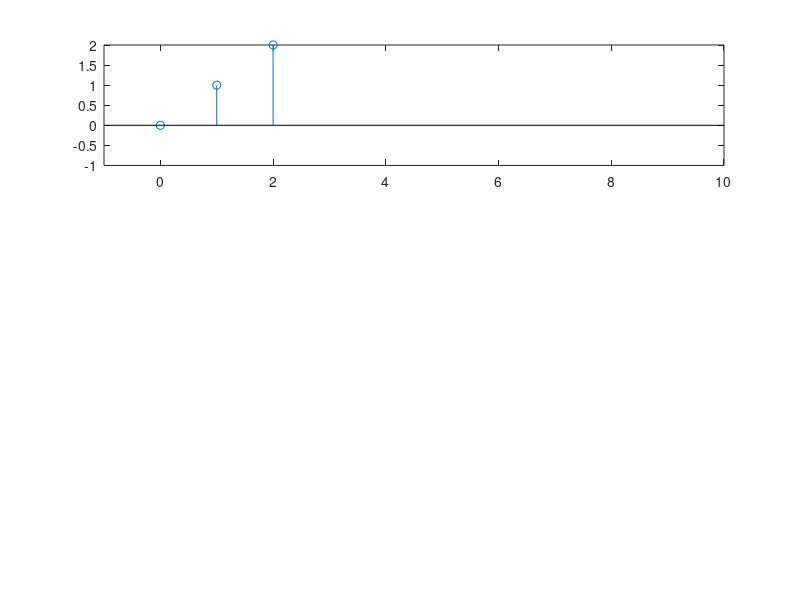

The MATLAB source for this figure: (Note: this script raises an error after producing the figure.)
t = 0:1:2;
x = t;
subplot(3,1,1)
stem(t, x)
xlim([-1 10])
ylim([-1 2])
ax = gca;
ax.XAxisLocation = 'origin';
ax.YAxisLocation = 'origin';
title('Input signal')

subplot(3,1,2)
t_2 = 0:1:4
y = [0, 0, 0.5, 1.25, 0.5];
stem(t_2, y)
xlim([-1 10])
ylim([-1 3])
ax = gca;
ax.XAxisLocation = 'origin';
ax.YAxisLocation = 'origin';
title('Guess signal')

subplot(3,1,3)
t_3 = 0:1:4
h = 0.5 * d_t(t-1) + 0.25 * d_t(t-2);
c = conv(x, h);
stem(t_3, c)
xlim([-1 10])
ylim([-1 2])
ax = gca;
ax.XAxisLocation = 'origin';
ax.YAxisLocation = 'origin';
title('Output signal')
